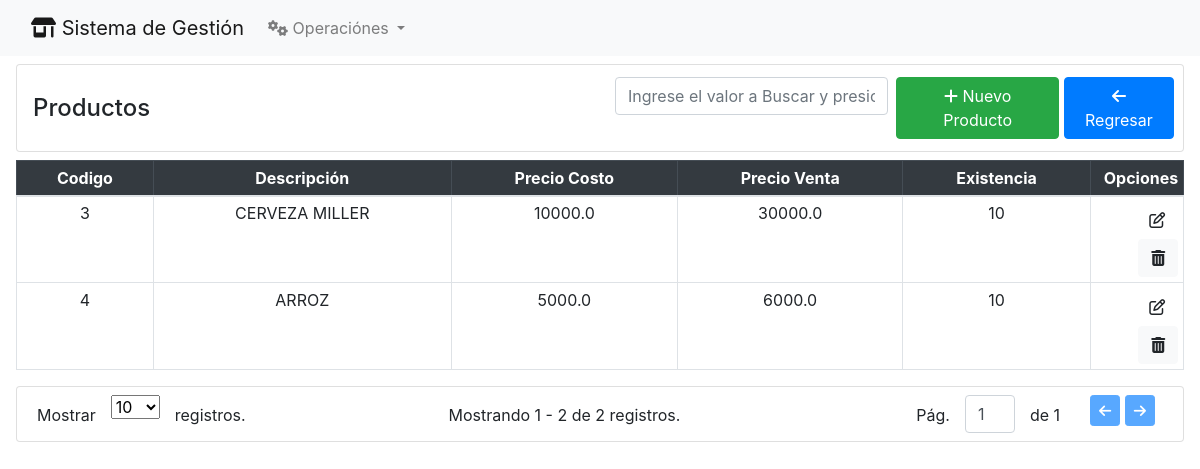
The app's page /productos, older data.
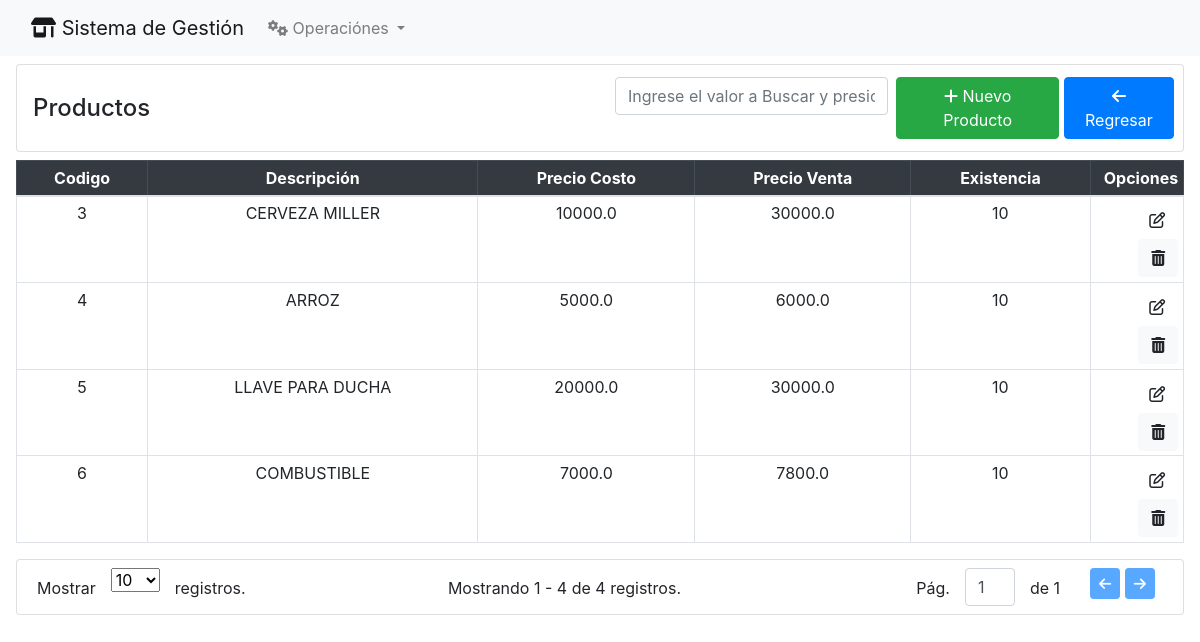
The same page, newer data.
### Productos/models.py (models this page shows, shortened)
class Productos(models.Model):
    descripcion =  models.CharField(max_length = 250)
    codigo_barra = models.CharField(max_length = 250, null= True, blank = True)
    codigo_remitido = models.CharField(max_length = 250, null= True, blank = True)
    precio_costo =  models.FloatField()
    precio_venta = models.FloatField()
    precio_mayorista =  models.FloatField()
    existencia = models.IntegerField()
    clasificacion =models.ForeignKey(Clasificaciones, on_delete = models.PROTECT)
    impuesto = models.ForeignKey(Impuestos, on_delete = models.PROTECT)
    unidad_medida =  models.ForeignKey(UnidadMedida, on_delete = models.PROTECT)
    estado = models.IntegerField(default = 1, null= True, blank = True)

### Productos/views.py (the view)
# urls.py: path('', productos_index, name='productos'),
def productos_index(request):
    template_name = 'Productos.html'
    paginate_by = 10
    filter_value = request.GET.get('filter', '').strip()
    paginate_by_param = request.GET.get('paginate_by', paginate_by)
    if filter_value:
        queryset = Productos.objects.filter(
            Q(descripcion__icontains=filter_value),
        )
    else:
        queryset = Productos.objects.filter()
    paginator = Paginator(queryset, per_page=paginate_by_param)
    page = request.GET.get('page')
    blocks = paginator.get_page(page)
    context = {
        'page_obj': blocks,
        'title': 'Productos',
        'filter': filter_value,
    }
    return render(request, template_name, context)

### Productos/templates/Productos.html (shortened to what this page needs)
{% extends 'home.html' %}
{% block content %}
<div class="card pr-2 my-2 mr-3 ml-3 mb-2">
    <div class="card-body pr-2 pl-3 py-1">
        <div class="row align-items-center">
            <div class="col">
                <h4 class="m-0 my-2">{{ title }}</h4>
            </div>
            <div class="col d-flex p-2 justify-content-end">
                <form class="mr-2 w-50" method="get">
                    <input type="text" class="form-control   text-center" name="filter"
                        placeholder="Ingrese el valor a Buscar y presione la tecla Enter">
                </form>
                <a href="{%url 'nuevo_producto'%}" class="btn btn-success"> <i class="fa-solid fa-plus"></i> Nuevo
                    Producto</a>
                <a href="{% url 'home' %}" class="btn btn-primary"> <i class="fa-solid fa-arrow-left"></i> Regresar</a>
            </div>
        </div>
    </div>
</div>
<div class=" pr-3  pl-3 ml-0 mb-2">
    <table class="table table-sm table-bordered">
        <thead class="table-dark ">
            <tr class="text-center">
                <th>Codigo</th>
                <th>Descripci&oacute;n</th>
                <th>Precio Costo</th>
                <th>Precio Venta</th>
                <th>Existencia</th>
                <th style="width: 8%; text-align: right;">Opciones</th>
            </tr>
        </thead>
        <tbody>
            {% for prod in page_obj %}
            <tr class="text-center">
                <td> {{prod.id}} </td>
                <td> {{prod.descripcion}} </td>
                <td> {{prod.precio_costo}} </td>
                <td> {{prod.precio_venta}} </td>
                <td> {{prod.existencia}} </td>
                <td style="text-align: right;">
                    <a href="modificar_producto/{{prod.id}}/" class="btn btn-ligth"><i class="fa-regular fa-pen-to-square"></i></a>
                    <a href="#" class="btn btn-light btn_eliminar" data-bs-toggle="modal" data-bs-target="#exampleModal"
                        data-id="{{prod.id}}">
                        <i class="fa-solid fa-trash-can"></i>
                    </a>
                </td>
            </tr>
            {% endfor %}
        </tbody>
    </table>
</div>
{% include 'paginator.html' %}
{% endblock %}

Row changes from the older to the newer data that the page shows:
added Productos: id "5", descripcion "LLAVE PARA DUCHA", precio_costo "20000.0", precio_venta "30000.0", existencia "10"
added Productos: id "6", descripcion "COMBUSTIBLE", precio_costo "7000.0", precio_venta "7800.0", existencia "10"
Text that changed along with them:
{{ page_obj.end_index }}: "2" → "4"
{{ page_obj.paginator.count }}: "2" → "4"
